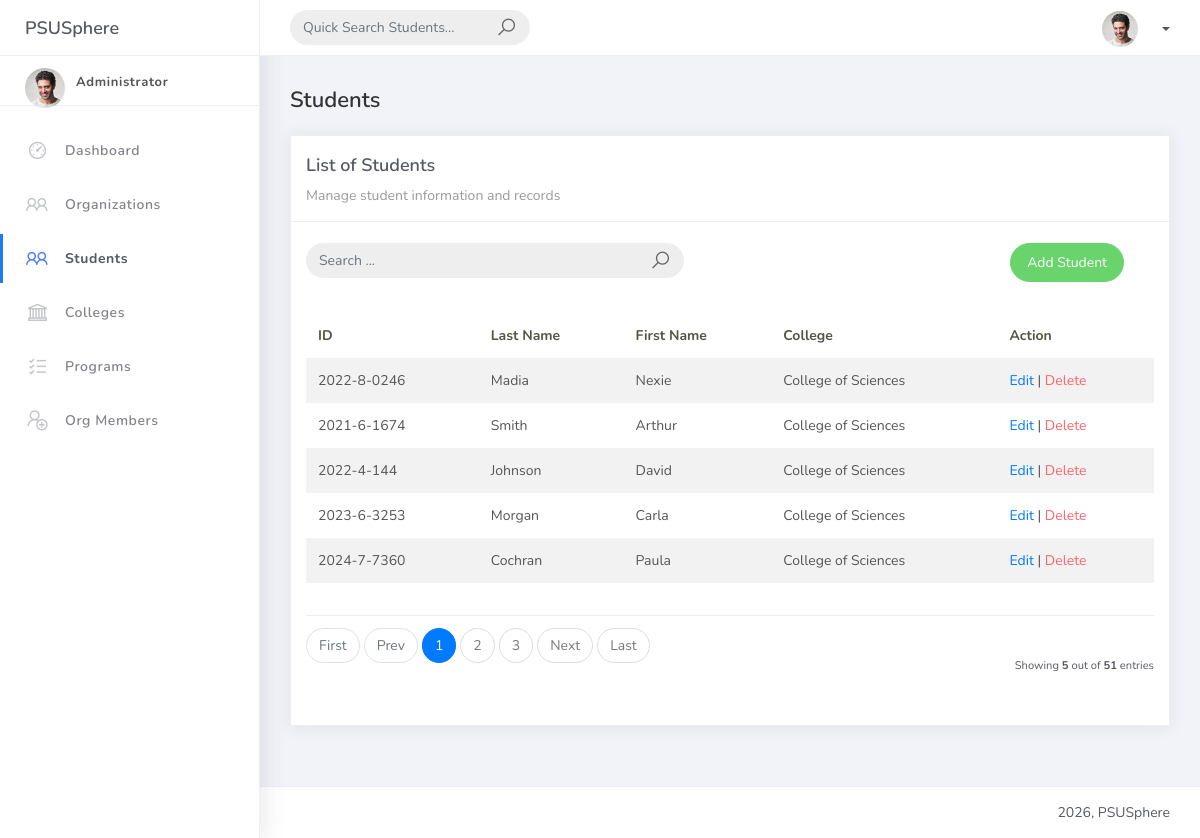
The page /student_list/ on the database its author committed.
### studentorg/models.py (models this page shows, shortened)
class BaseModel(models.Model):
    created_at = models.DateTimeField(auto_now_add=True, db_index=True)
    updated_at = models.DateTimeField(auto_now=True)
    class Meta:
        abstract = True

class Student(BaseModel):
    student_id = models.CharField(max_length=15)
    lastname = models.CharField(max_length=25)
    firstname = models.CharField(max_length=25)
    middlename = models.CharField(max_length=25, blank=True, null=True)
    program = models.ForeignKey(Program, on_delete=models.CASCADE)

class Program(BaseModel):
    prog_name = models.CharField(max_length=150)
    college = models.ForeignKey(College, on_delete=models.CASCADE)

class College(BaseModel):
    college_name = models.CharField(max_length=150)
    description = models.TextField(blank=True, null=True)

### studentorg/views.py (the view, shortened to what this page needs)
# urls.py: path('student_list/', StudentList.as_view(), name='student-list'),
class StudentList(ListView):
    model = Student
    context_object_name = 'student'
    template_name = 'student_list.html'
    paginate_by = 5
    def get_queryset(self):
        queryset = Student.objects.select_related('program__college')
        query = self.request.GET.get('q')
        return queryset

### templates/student_list.html
{% extends 'base.html' %}
{% load static %}
{% block content %}
<h4 class="page-title">Students</h4>
<div class="row">
    <div class="col-md-12">
        <div class="card">
            <div class="card-header">
                <div class="card-title">List of Students</div>
                <div class="card-category">Manage student information and records</div>
            </div>
            <br />
            <div class="col-md-12 row">
                <div class="col-md-6">
                    <form class="navbar-left navbar-form nav-search mr-md-3" method="GET" action="{% url 'student-list' %}">
                        <div class="input-group">
                            <input type="text" name="q" placeholder="Search ..." class="form-control" value="{{ request.GET.q|default:'' }}">
                            <div class="input-group-append">
                                <span class="input-group-text">
                                    <i class="la la-search search-icon"></i>
                                </span>
                            </div>
                        </div>
                    </form>
                </div>
                <div class="col-md-6">
                    <div class="pull-right">
                        <a href="{% url 'student-add' %}" class="btn btn-success btn-rounded">Add Student</a>
                    </div>
                </div>
            </div>
            <div class="card-body">
                <div class="table-responsive">
                    <table class="table table-striped mt-3">
                        <thead>
                            <tr>
                                <th scope="col">ID</th>
                                <th scope="col">Last Name</th>
                                <th scope="col">First Name</th>
                                <th scope="col">College</th>
                                <th scope="col">Action</th>
                            </tr>
                        </thead>
                        <tbody>
                            {% for object in object_list %}
                            <tr>
                                <td>{{ object.student_id }}</td>
                                <td>{{ object.lastname }}</td>
                                <td>{{ object.firstname }}</td>
                                <td>{{ object.program.college.college_name }}</td>
                                <td>
                                    <a href="{% url 'student-update' object.id %}">Edit</a> |
                                    <a href="{% url 'student-delete' object.id %}" class="text-danger">Delete</a>
                                </td>
                            </tr>
                            {% empty %}
                            <tr>
                                <td colspan="5" style="text-align: center">
                                    <p class="text-sm font-weight-bold mb-0">No Records Found</p>
                                </td>
                            </tr>
                            {% endfor %}
                        </tbody>
                    </table>
                </div>
                {% include 'includes/pagination.html' %}
            </div>
        </div>
    </div>
</div>
{% endblock %}

### rows shown on the page
Student: student_id "2022-8-0246", lastname "Madia", firstname "Nexie", program.college.college_name "College of Sciences"
Student: student_id "2021-6-1674", lastname "Smith", firstname "Arthur", program.college.college_name "College of Sciences"
Student: student_id "2022-4-144", lastname "Johnson", firstname "David", program.college.college_name "College of Sciences"
Student: student_id "2023-6-3253", lastname "Morgan", firstname "Carla", program.college.college_name "College of Sciences"
Student: student_id "2024-7-7360", lastname "Cochran", firstname "Paula", program.college.college_name "College of Sciences"

### other values the page prints
{{ page_num }} "1"
{{ page_num }} "2" "3"
{{ object_list.count }} "5"
{{ paginator.count }} "51"
